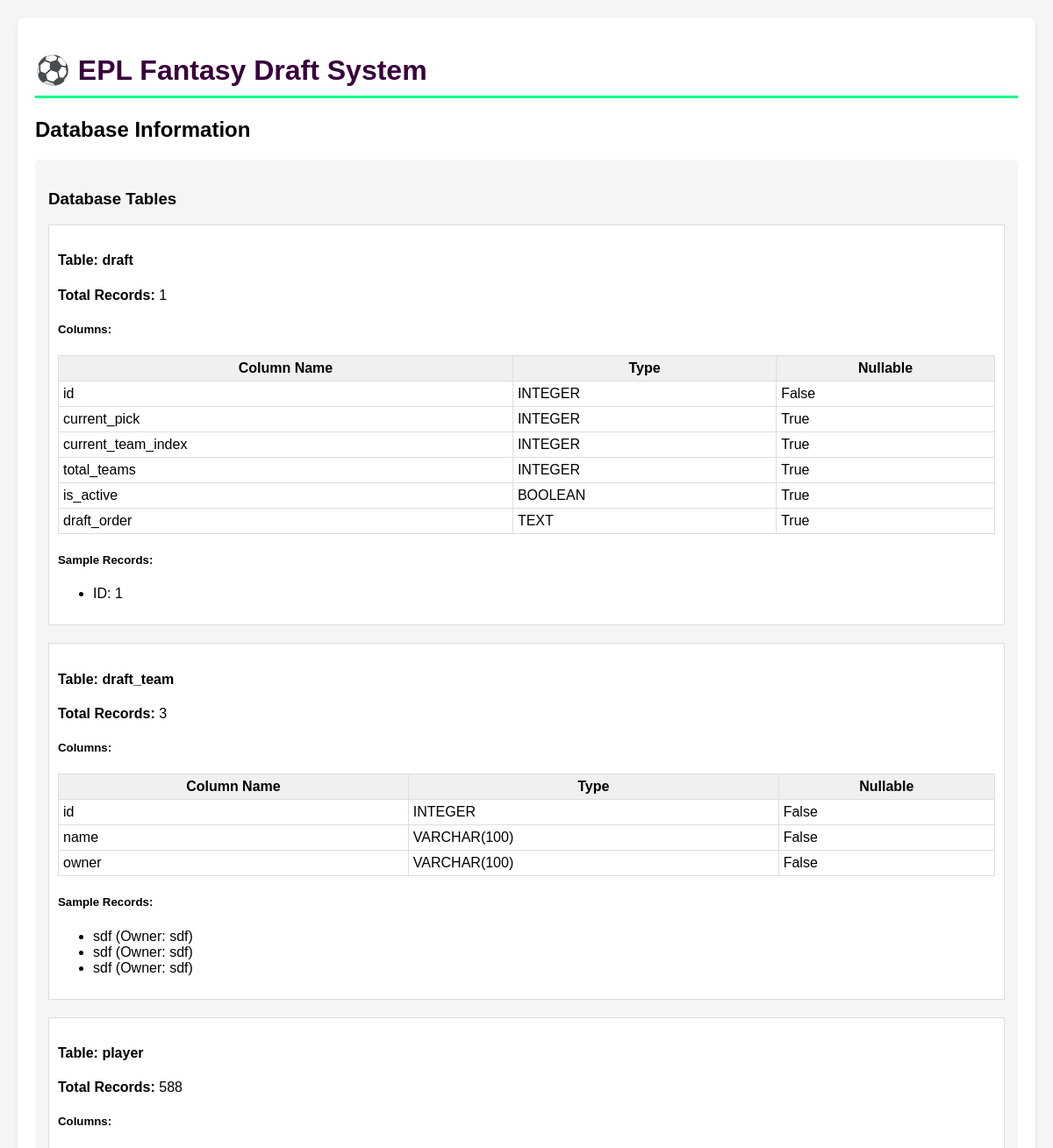
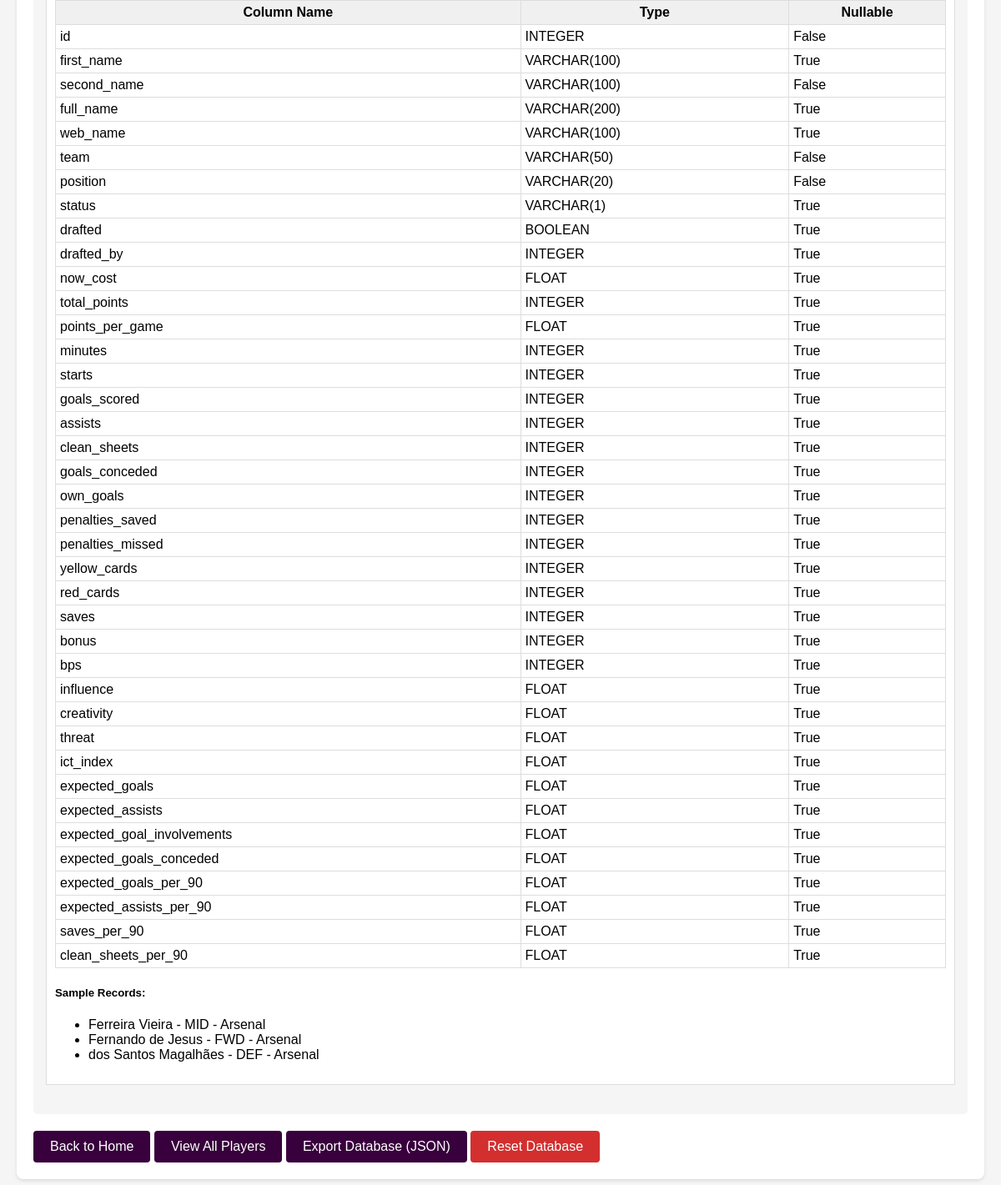
The page /admin/database on the database its author committed (2 pictures, top to bottom).
### app.py (models this page shows, shortened)
class Draft(db.Model):
    id = db.Column(db.Integer, primary_key=True)
    current_pick = db.Column(db.Integer, default=1)
    current_team_index = db.Column(db.Integer, default=0)
    total_teams = db.Column(db.Integer)
    is_active = db.Column(db.Boolean, default=True)
    draft_order = db.Column(db.Text)  # JSON string of team IDs

class DraftTeam(db.Model):
    id = db.Column(db.Integer, primary_key=True)
    name = db.Column(db.String(100), nullable=False)
    owner = db.Column(db.String(100), nullable=False)
    players = db.relationship('Player', backref='draft_team', lazy=True)

class Player(db.Model):
    id = db.Column(db.Integer, primary_key=True)
    first_name = db.Column(db.String(100))
    second_name = db.Column(db.String(100), nullable=False)
    full_name = db.Column(db.String(200))
    web_name = db.Column(db.String(100))  # Display name
    team = db.Column(db.String(50), nullable=False)
    position = db.Column(db.String(20), nullable=False)
    status = db.Column(db.String(1))  # a=available, i=injured, s=suspended
    drafted = db.Column(db.Boolean, default=False)
    drafted_by = db.Column(db.Integer, db.ForeignKey('draft_team.id'), nullable=True)
    now_cost = db.Column(db.Float, default=0.0)  # Current price
    total_points = db.Column(db.Integer, default=0)
    points_per_game = db.Column(db.Float, default=0.0)
    minutes = db.Column(db.Integer, default=0)
    starts = db.Column(db.Integer, default=0)
    goals_scored = db.Column(db.Integer, default=0)
    assists = db.Column(db.Integer, default=0)
    clean_sheets = db.Column(db.Integer, default=0)
    goals_conceded = db.Column(db.Integer, default=0)
    own_goals = db.Column(db.Integer, default=0)
    penalties_saved = db.Column(db.Integer, default=0)
    penalties_missed = db.Column(db.Integer, default=0)
    yellow_cards = db.Column(db.Integer, default=0)
    red_cards = db.Column(db.Integer, default=0)
    saves = db.Column(db.Integer, default=0)
    bonus = db.Column(db.Integer, default=0)
    bps = db.Column(db.Integer, default=0)
    influence = db.Column(db.Float, default=0.0)
    creativity = db.Column(db.Float, default=0.0)
    threat = db.Column(db.Float, default=0.0)
    ict_index = db.Column(db.Float, default=0.0)
    expected_goals = db.Column(db.Float, default=0.0)
    expected_assists = db.Column(db.Float, default=0.0)
    expected_goal_involvements = db.Column(db.Float, default=0.0)
    expected_goals_conceded = db.Column(db.Float, default=0.0)
    expected_goals_per_90 = db.Column(db.Float, default=0.0)
    expected_assists_per_90 = db.Column(db.Float, default=0.0)
    saves_per_90 = db.Column(db.Float, default=0.0)
    clean_sheets_per_90 = db.Column(db.Float, default=0.0)
    @property
    def name(self):
        return self.web_name or self.second_name

### app.py (the view)
@app.route('/admin/database')
def admin_database():
    try:
        from sqlalchemy import inspect
        inspector = inspect(db.engine)
        tables = inspector.get_table_names()
        db_info = {}
        for table in tables:
            columns = inspector.get_columns(table)
            if table == 'player':
                count = Player.query.count()
                sample = Player.query.limit(5).all()
            elif table == 'draft_team':
                count = DraftTeam.query.count()
                sample = DraftTeam.query.limit(5).all()
            elif table == 'draft':
                count = Draft.query.count()
                sample = Draft.query.limit(5).all()
            else:
                count = 0
                sample = []
            db_info[table] = {
                'columns': columns,
                'count': count,
                'sample': sample
            }
        return render_template('admin_database.html', db_info=db_info, tables=tables)
    except Exception as e:
        return f"Error inspecting database: {str(e)}"

### templates/admin_database.html
{% extends "base.html" %}
{% block content %}
<h2>Database Information</h2>
<div style="background-color: #f5f5f5; padding: 15px; border-radius: 5px; margin-bottom: 20px;">
    <h3>Database Tables</h3>
    {% for table in tables %}
        <div style="margin-bottom: 20px; border: 1px solid #ddd; padding: 10px; background-color: white;">
            <h4>Table: {{ table }}</h4>
            <p><strong>Total Records:</strong> {{ db_info[table].count }}</p>
            <h5>Columns:</h5>
            <table style="width: 100%; border-collapse: collapse;">
                <tr style="background-color: #f0f0f0;">
                    <th style="border: 1px solid #ddd; padding: 5px;">Column Name</th>
                    <th style="border: 1px solid #ddd; padding: 5px;">Type</th>
                    <th style="border: 1px solid #ddd; padding: 5px;">Nullable</th>
                </tr>
                {% for col in db_info[table].columns %}
                <tr>
                    <td style="border: 1px solid #ddd; padding: 5px;">{{ col.name }}</td>
                    <td style="border: 1px solid #ddd; padding: 5px;">{{ col.type }}</td>
                    <td style="border: 1px solid #ddd; padding: 5px;">{{ col.nullable }}</td>
                </tr>
                {% endfor %}
            </table>
            {% if db_info[table].sample %}
            <h5>Sample Records:</h5>
            <ul>
                {% for item in db_info[table].sample[:3] %}
                    <li>
                        {% if table == 'player' %}
                            {{ item.name }} - {{ item.position }} - {{ item.team }}
                        {% elif table == 'draft_team' %}
                            {{ item.name }} (Owner: {{ item.owner }})
                        {% else %}
                            ID: {{ item.id }}
                        {% endif %}
                    </li>
                {% endfor %}
            </ul>
            {% endif %}
        </div>
    {% endfor %}
</div>
<div style="margin-top: 20px;">
    <a href="/" class="btn">Back to Home</a>
    <a href="/admin/players" class="btn">View All Players</a>
    <a href="/admin/export_db" class="btn">Export Database (JSON)</a>
    <a href="/admin/reset_database" class="btn" style="background-color: #d32f2f;">Reset Database</a>
</div>
{% endblock %}

### templates/base.html (style rules this page uses)
body { font-family: Arial, sans-serif; margin: 0; padding: 20px; background-color: #f5f5f5; }
.btn { background-color: #38003c; color: white; padding: 10px 20px; border: none; border-radius: 4px; cursor: pointer; text-decoration: none; display: inline-block; }

### rows shown on the page
Draft: id "1"
DraftTeam: name "sdf", owner "sdf"
DraftTeam: name "sdf", owner "sdf"
DraftTeam: name "sdf", owner "sdf"
Player: name "Ferreira Vieira", position "MID", team "Arsenal"
Player: name "Fernando de Jesus", position "FWD", team "Arsenal"
Player: name "dos Santos Magalhães", position "DEF", team "Arsenal"

### other values the page prints
{{ table }} "draft" "draft_team" "player"
{{ db_info[table].count }} "1" "3" "588"
{{ col.name }} "id" "current_pick" "current_team_index" "total_teams" "is_active" "draft_order" "id" "name" "owner" "id" "first_name" "second_name" "full_name" "web_name" "team" "position" "status" "drafted" "drafted_by" "now_cost" "total_points" "points_per_game" "minutes" "starts" "goals_scored" "assists" "clean_sheets" "goals_conceded" "own_goals" "penalties_saved" "penalties_missed" "yellow_cards" "red_cards" "saves" "bonus" "bps" "influence" "creativity" "threat" "ict_index" "expected_goals" "expected_assists" "expected_goal_involvements" "expected_goals_conceded" "expected_goals_per_90" "expected_assists_per_90" "saves_per_90" "clean_sheets_per_90"
{{ col.type }} "INTEGER" "INTEGER" "INTEGER" "INTEGER" "BOOLEAN" "TEXT" "INTEGER" "VARCHAR(100)" "VARCHAR(100)" "INTEGER" "VARCHAR(100)" "VARCHAR(100)" "VARCHAR(200)" "VARCHAR(100)" "VARCHAR(50)" "VARCHAR(20)" "VARCHAR(1)" "BOOLEAN" "INTEGER" "FLOAT" "INTEGER" "FLOAT" "INTEGER" "INTEGER" "INTEGER" "INTEGER" "INTEGER" "INTEGER" "INTEGER" "INTEGER" "INTEGER" "INTEGER" "INTEGER" "INTEGER" "INTEGER" "INTEGER" "FLOAT" "FLOAT" "FLOAT" "FLOAT" "FLOAT" "FLOAT" "FLOAT" "FLOAT" "FLOAT" "FLOAT" "FLOAT" "FLOAT"
{{ col.nullable }} "False" "True" "True" "True" "True" "True" "False" "False" "False" "False" "True" "False" "True" "True" "False" "False" "True" "True" "True" "True" "True" "True" "True" "True" "True" "True" "True" "True" "True" "True" "True" "True" "True" "True" "True" "True" "True" "True" "True" "True" "True" "True" "True" "True" "True" "True" "True" "True"
